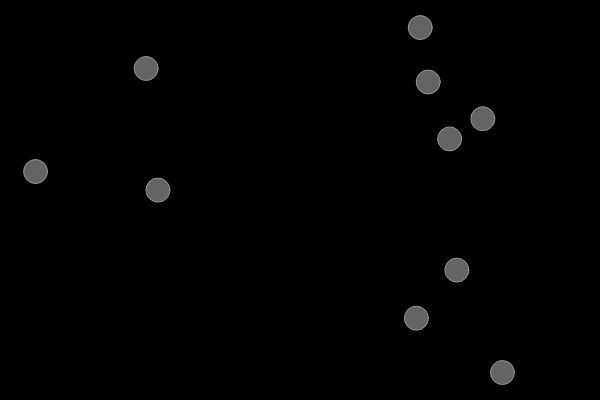
Frame 1 (no input)
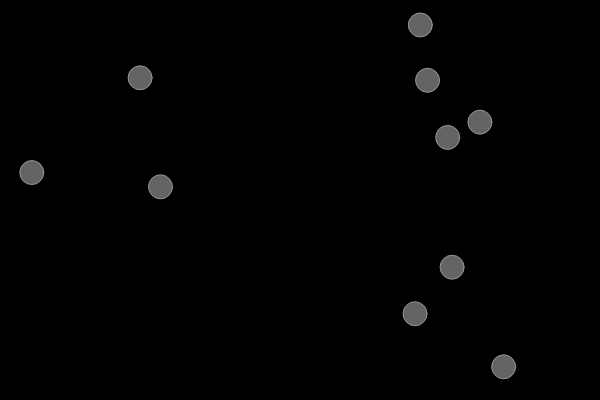
Frame 60 (no input)
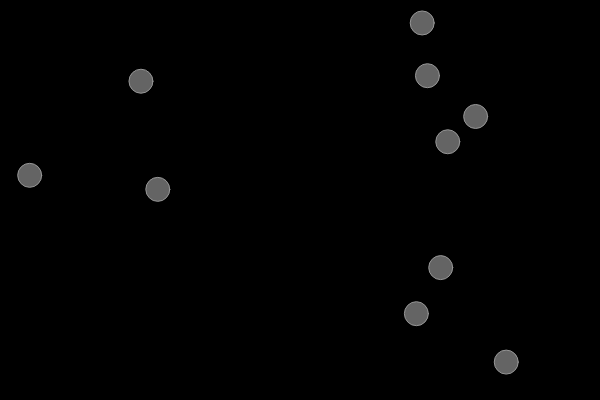
Frame 120 (the mouse pressed at the canvas centre since frame 60)

The p5.js sketch that drew these frames (run headless with seeded random() and noise() and a simulated clock; from frame 60 on, the mouse is pressed at the canvas centre):

// p5.js sketch
// ── sketch.js
var bubbles = [];

function setup() {
  createCanvas(600, 400);
  for (var i = 0; i < 10; i++) {
    bubbles.push(new Bubble(random(width), random(height)));
  }
}

function draw() {
  background(0);
  for (var i = 0; i < bubbles.length; i++)   {
    bubbles[i].move();
    bubbles[i].display();
  }
  
  if (bubbles.length > 50) {
    bubbles.splice(0, 1);
  }
}

function mousePressed() {
  // bubbles.push(new Bubble(mouseX, mouseY));
  for (var i = 0; i < bubbles.length; i++)   {
    bubbles[i].clicked();
  }
}

function mouseDragged() {
  bubbles.push(new Bubble(mouseX, mouseY));
}

function keyPressed() {
  bubbles.splice(0, 1);
  //from index, how many
}
// ── bubble.js
function Bubble(x, y) {
  this.x = x;
  this.y = y;
  this.col = color(255, 100);
  
  this.display = function() {
    stroke(150);
    fill(this.col);
    ellipse(this.x, this.y, 24, 24);
  }
  
  this.move = function() {
    this.x = this.x + random(-1, 1);
    this.y = this.y + random(-1, 1);
  }
  
  this.clicked = function() {
    var d = dist(mouseX, mouseY, this.x, this.y);
    if (d < 12) {
      this.col = color(255, 0, 200);
    }
  }
}
